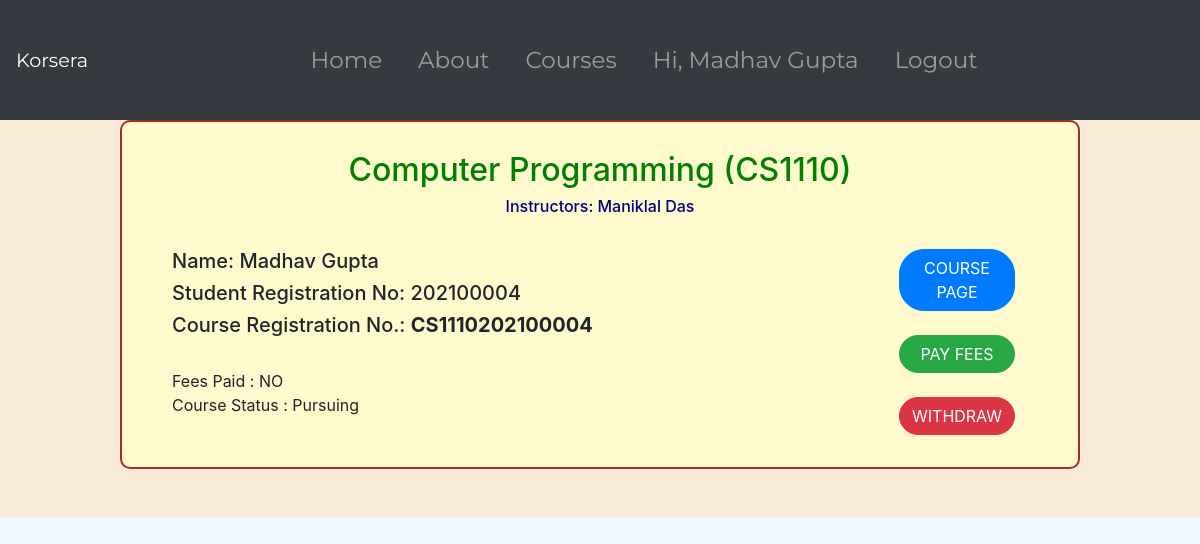
Page /courses/1/students/dashboard (signed in) on the committed database.
### accounts/models.py (models this page shows, shortened)
class Student(models.Model):
    user = models.OneToOneField(User, on_delete=models.CASCADE)
    student_id = models.CharField(max_length=20, default="", unique=True)
    name = models.CharField(max_length=100)
    age = models.IntegerField(default=18)
    dob = models.DateField(auto_now=False, default=timezone.now)
    phone = models.CharField(max_length=15, default="+91-")
    gender = models.CharField(max_length=15, choices=GENDER_CHOICES, default="Male")
    address = models.TextField(max_length=1000, default="")
    college = models.CharField(max_length=1000, default="")
    programme = models.CharField(max_length=200, default="")
    image = models.ImageField(upload_to='media/student_pics', default='default_user.png')

class Instructor(models.Model):
    user = models.OneToOneField(User, on_delete=models.CASCADE)
    instructor_id = models.CharField(max_length=20, default="", unique=True)
    name = models.CharField(max_length=100)
    dob = models.DateField(auto_now=False, default=timezone.now)
    age = models.IntegerField(default=18)
    phone = models.CharField(max_length=15, default="+91-")
    gender = models.CharField(max_length=15, choices=GENDER_CHOICES, default="Male")
    address = models.TextField(max_length=1000, default="")
    college = models.CharField(max_length=1000, default="")
    department = models.CharField(max_length=200, default="")
    profile_link = models.CharField(max_length=500)
    image = models.ImageField(upload_to='media/student_pics', default='default_user.png')

### courses/models.py (models this page shows, shortened)
class Course(models.Model):
    course_code = models.CharField(max_length=50, unique=True)
    title = models.CharField(max_length=500)
    department = models.CharField(verbose_name="Subject Areas", max_length=200, default="")
    sub_areas = models.CharField(verbose_name="Sub Areas", max_length=200, default="")
    instructor1 = models.ForeignKey(Instructor, on_delete=models.PROTECT, related_name='instructor1')
    instructor2 = models.ForeignKey(Instructor, on_delete=models.PROTECT, related_name='instructor2', blank=True, null=True)
    teaching_assistant = models.ForeignKey(TeachingAssistant, on_delete=models.PROTECT, related_name='ta', blank=True, null=True)
    current_batch = models.CharField(max_length=10, default="1")
    description = models.TextField(max_length=10000, default="")
    outcomes = models.TextField(max_length=10000, default="")
    prerequisites = models.TextField(max_length=10000, default="")
    credits = models.IntegerField(default=3)
    fee = models.DecimalField(max_digits=7, decimal_places=2)   # Course Fee in INR
    duration = models.IntegerField(default=4)   # Course Duration in weeks
    start_date = models.DateField(auto_now=False, default=timezone.now, blank=True, null=True)
    end_date = models.DateField(auto_now=False, default=timezone.now, blank=True, null=True)
    is_running = models.BooleanField(default=False)
    is_offered = models.BooleanField(default=False)
    banner_image1 = models.ImageField(upload_to='media/course_images', default='default_course.png', blank=True, null=True)
    banner_image2 = models.ImageField(upload_to='media/course_images', default='default_course.png', blank=True, null=True)
    desc_file1 = models.FileField(upload_to='media/course_files', blank=True, null=True)
    desc_file2 = models.FileField(upload_to='media/course_files', blank=True, null=True)
    students_file = models.FileField(upload_to='media/course_files/students', blank=True, null=True)

class EnrolledStudent(models.Model):
    reg_no = models.CharField(max_length=20, unique=True)
    student = models.ForeignKey(Student, on_delete=models.CASCADE, related_name='student')
    course = models.ForeignKey(Course, on_delete=models.CASCADE, related_name='course')
    batch = models.CharField(max_length=10, default="")
    is_fees_paid = models.BooleanField(default=False)
    status = models.CharField(max_length=15, choices=STATUS_CHOICES, default="Pursuing")
    grade = models.DecimalField(max_digits=4, decimal_places=2, default=0.0)    # Grade in Percentage
    remarks = models.TextField(max_length=2000, default="")

### courses/views.py (the view)
# urls.py: path('<int:pk>/students/dashboard', student_course_dashboard, name='student_course_dashboard'),
@login_required
def student_course_dashboard(request, pk):
    student = request.user.student
    course = get_object_or_404(Course, pk = pk)
    enrolled_student = EnrolledStudent.objects.all().filter(student = student, course = course)[0]
    print(150)
    print(enrolled_student)
    context = {
        'student' : student,
        'course' : course,
        'en_student' : enrolled_student
    }
    print(157)
    return render(request, 'courses/student_course_dashboard.htm', context)
    '''except:
        messages.error(request, 'You cannot see dashboard for this course')
        return redirect('index')'''

### templates/courses/student_course_dashboard.htm (shortened to what this page needs)
{% extends 'main/base.htm' %}
{% load static %}
{% block content %}
    <section class="course-detail" style="height: max-content; background-color: antiquewhite;">
        <br><br><br><br><br>
        <div class="viewer" style="background-color: lemonchiffon">
            <br>
            <center>
                <h2>{{ course.title }} ({{ course.course_code }})</h2>
                <h6>Instructors: {{ course.instructor1.name }}   {{ course.instructor2.name }}</h6><br>
            </center>
            <div class="row">
                <div class="col-8  p-10">
                    <h5>Name: {{ en_student.student.name }}</h5>
                    <h5>Student Registration No: {{ en_student.student.student_id }}</h5>
                    <h5>Course Registration No.: <strong>{{ en_student.reg_no }}</strong></h5>
                    <br>
                    <p>
                        Fees Paid :  {% if en_student.is_fees_paid %} YES {% else %} NO {% endif %}
                        <br>
                        Course Status : {{ en_student.status }}
                    </p>
                    <br>
                </div>
                <div class="col-4">
                    <center><a href="{% url 'course_details' course.id %}" class="btn btn-primary">COURSE PAGE</a></center>
                    <br>
                    <center>{% if not en_student.is_fees_paid %} <a class="btn btn-success">PAY FEES</a>{% endif %}</center>
                    <br>
                    <center>{% if not en_student.is_fees_paid %} <a class="btn btn-danger">WITHDRAW</a>{% endif %}</center>
                </div>
            </div>
        </div>
        <br><br>
    </section>
{% endblock content %}

### templates/main/base.htm (shortened to what this page needs)
{% load static %}
<!DOCTYPE html>
<head>
    <link rel="stylesheet" href="https://cdn.jsdelivr.net/npm/bootstrap@4.5.3/dist/css/bootstrap.min.css">
    <link rel="stylesheet" href="{% static 'main/main.css' %}">
</head>
<body>
    <nav class="navbar navbar-expand-lg navbar-dark bg-dark fixed">
        <a class="navbar-brand" href="{% url 'index' %}">Korsera</a>
        <div class="collapse navbar-collapse" id="navbarSupportedContent">
            <ul class="navbar-nav ml-auto mr-auto">
                <li class="nav-item">
                    <a class="nav-link" href="{% url 'index' %}">Home <span class="sr-only">(current)</span></a>
                </li>
                <li class="nav-item">
                    <a class="nav-link" href="{% url 'about' %}">About</a>
                </li>
                <li class="nav-item">
                    <a class="nav-link" href="{% url 'view_courses' %}">Courses</a>
                </li>
                {% if user.student %}
                    <li class="nav-item">
                        <a class="nav-link" href="{% url 'student_profile' %}" tabindex="-1" aria-disabled="true" style="width: max-content;">Hi, {{ user.student.name }}</a>
                    </li>
                    <li class="nav-item">
                        <a class="nav-link" href="{% url 'logout' %}" tabindex="-1" aria-disabled="true" style="width: max-content;">Logout</a>
                    </li>
                {% endif %}
            </ul>
        </div>
    </nav>
    {% block content %}
    {% endblock %}
</body>

### static/main/main.css (style rules this page uses)
body { background-color: aliceblue; }
a { text-emphasis: none; text-transform: none; text-decoration: none; color: navy; }
nav { position: fixed; background-attachment: fixed; }
.navbar { width: 100vw; height: 15vh; background-attachment: fixed; position: fixed; top: 0; z-index: 100; }
.nav-item { font-family: 'Montserrat', sans-serif; font-size: larger; color: yellowgreen; width: max-content; margin-left: 10px; margin-right: 10px; text-align: center; }
.nav-link { font-family: 'Montserrat', sans-serif; font-size: larger; color: yellowgreen; width: max-content; }
.navbar-brand { font-family: 'Montserrat', sans-serif; font-size: larger; color: yellowgreen; }
.viewer { width: 80vw; border: 2px solid gray; border-radius: 10px; margin-left: auto; margin-right: auto; padding-top: 5px; padding-left: 10px; padding-right: 10px; padding-bottom: 10px; }
.row { width: 80vw; }
.course-detail { background-color: lemonchiffon; height: max-content; margin-bottom: 10vh; }
.btn { border-radius: 25px; }

### templates/courses/student_course_dashboard.htm (style rules this page uses)
a { color: navy; }
.nav-link { color: navy; }
.viewer { border: 2px solid brown; padding-left: 50px; padding-right: 50px; }
h6 { color: navy; }
h2 { color: green; }
.btn { width: 40%; border-radius: 25px; }

### rows in the picture
Course: title "Computer Programming", course_code "CS1110", instructor1.name "Maniklal Das"
EnrolledStudent: student.name "Madhav Gupta", student.student_id "202100004", reg_no "CS1110202100004", status "Pursuing"

### other values in the picture
{{ user.student.name }} "Madhav Gupta"
